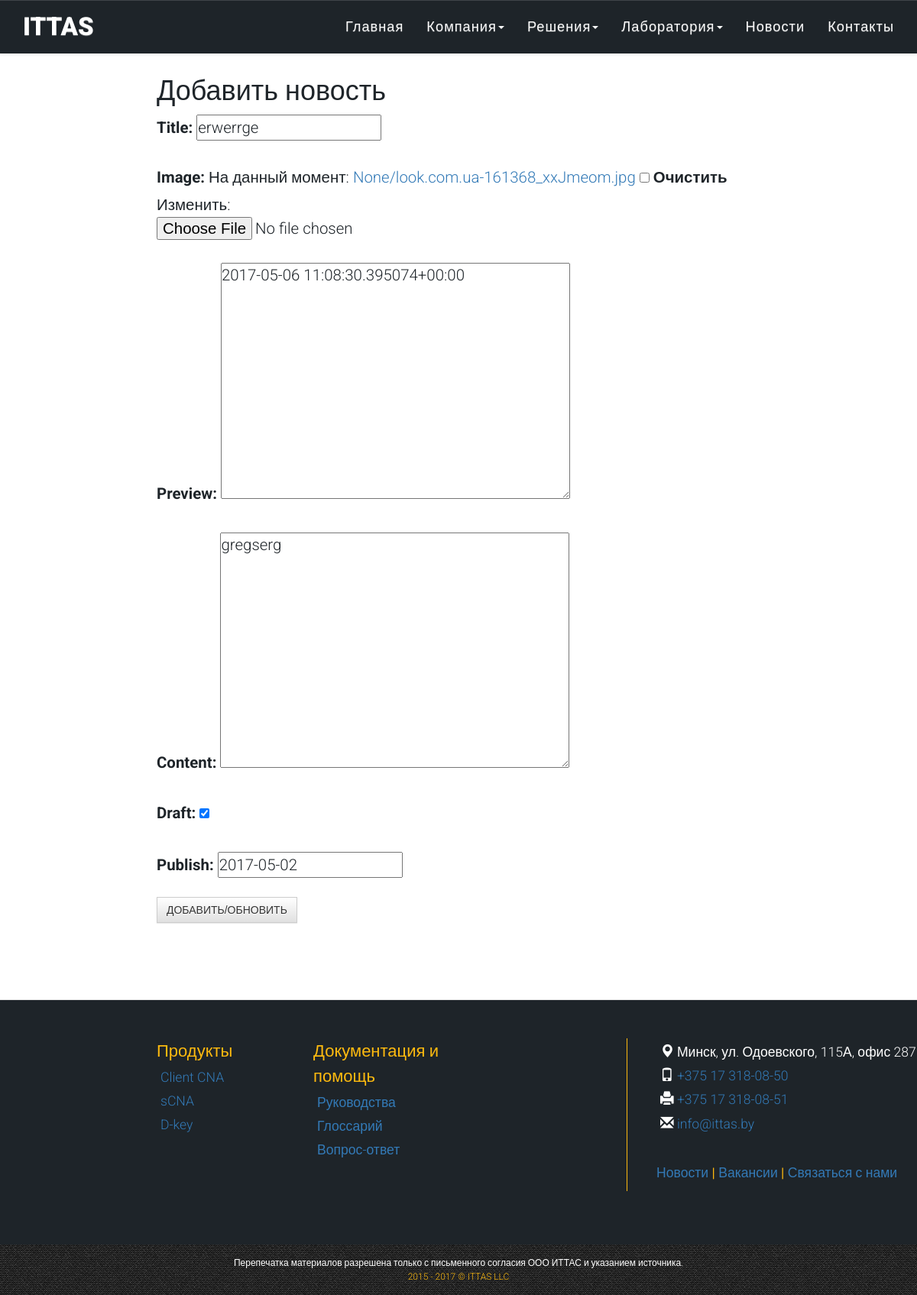
The page /news/erwerrge/edit/ (signed in) on the database as committed earlier.
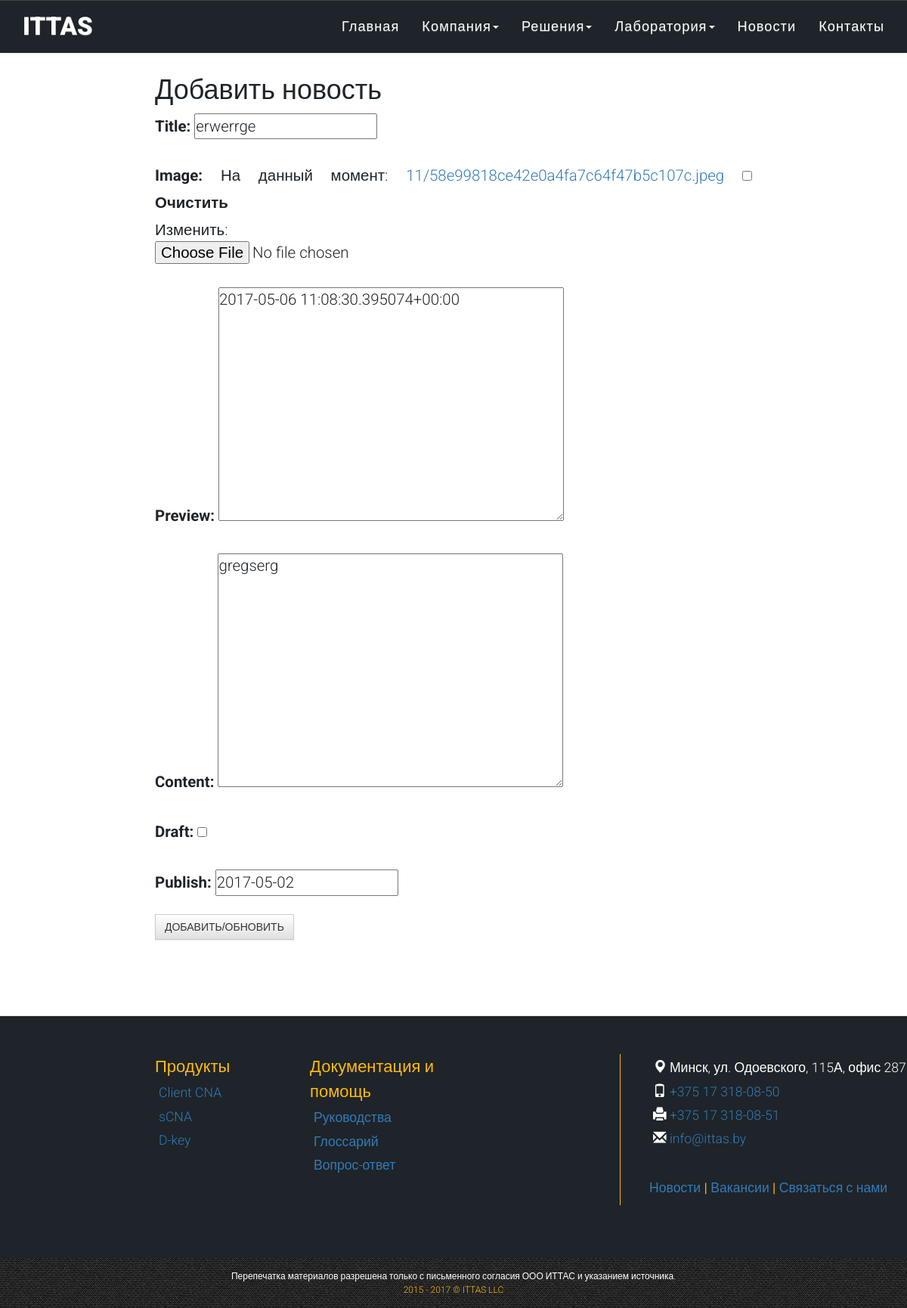
The same page on the database as committed later.
### news/models.py (models this page shows, shortened)
class Post(models.Model):
    user = models.ForeignKey(settings.AUTH_USER_MODEL, blank=True, null=True)
    title = models.CharField(max_length=120)
    preview = models.TextField(max_length=240)
    slug = models.SlugField(unique=True)
    image = models.ImageField(upload_to=upload_location,
                              null=True, blank=True,
                              height_field='height_field',
                              width_field='width_field')
    height_field = models.IntegerField(default=0)
    width_field = models.IntegerField(default=0)
    content = models.TextField()
    draft = models.BooleanField(default=False)
    publish = models.DateField(auto_now=False, auto_now_add=False)
    updated = models.DateTimeField(auto_now=True, auto_now_add=False)
    timestamp = models.DateTimeField(auto_now=False, auto_now_add=True)
    objects = PostManager()
    class Meta:
        ordering = ["-timestamp", "-updated"]

### news/views.py (the view)
# urls.py: url(r'^(?P<slug>[\w-]+)/edit/$', news_update, name='update'),
def news_update(request, slug=None):
    if not request.user.is_staff or not request.user.is_superuser:
        raise Http404
    instance = get_object_or_404(Post, slug=slug)
    form = PostForm(request.POST or None, request.FILES or None, instance=instance)
    if form.is_valid():
        instance = form.save(commit=False)
        instance.save()
        messages.success(request, "Запись успешно обновлена")
        return HttpResponseRedirect(instance.get_absolute_url())
    context = {
        "title": instance.title,
        "instance": instance,
        "form": form,
    }
    return render(request, "news/form_post.html", context)

### news/forms.py
class PostForm(forms.ModelForm):
    class Meta:
        model = Post
        fields = [
            "title",
            "image",
            "preview",
            "content",
            "draft",
            "publish",
        ]

### templates/news/form_post.html (shortened to what this page needs)
{% extends "news/news.html" %}
    {% block content %}
    <div class="row group group-lab group2 textdecor">
        <div class="col-sm-8 col-sm-offset-2 " style="margin-top: 50px">
        <h1>Добавить новость</h1>
        <form method="post" action="" enctype="multipart/form-data">
            {{ form.as_p }}
            <input type="submit" class="btn btn-default" value="Добавить/Обновить" />
        </form>
        </div>
    </div>
    {% endblock content %}

### templates/news/news.html (shortened to what this page needs)
{% load static %}
<!DOCTYPE html>
<html lang="ru">
<head>
    <link rel="stylesheet" href="https://maxcdn.bootstrapcdn.com/bootstrap/3.3.7/css/bootstrap.min.css">
    <link rel="stylesheet" href="https://maxcdn.bootstrapcdn.com/bootstrap/3.3.7/css/bootstrap-theme.min.css">
    <link href="https://maxcdn.bootstrapcdn.com/font-awesome/4.7.0/css/font-awesome.min.css" rel="stylesheet">
    <link rel="stylesheet" href="{% static "css/base.css" %}" />
    <link rel="stylesheet" href="{% static "css/responsive.css" %}" />
</head>
<body>
<div class="wrapper">
    {% include "menu.html" %}
        {% block content %}
        {% endblock content %}
    {% include "footer.html" %}
</div>
</body>
</html>

### templates/menu.html (shortened to what this page needs)
    <nav  class=" nim-menu navbar navbar-default navbar-fixed-top">
      <div class="container">
        <div class="navbar-header">
            <a class="navbar-brand" href="{% url 'mainpage' %}">ITTAS</a>
        </div>
        <div class="collapse navbar-collapse" id="bs-example-navbar-collapse-1">
          <ul class="nav navbar-nav navbar-right">
              <li><a href="{% url 'mainpage' %}">Главная</a></li>
              <li class ="parent"><a href="#" class="dropdown-toggle" data-toggle="dropdown">Компания<b class="caret"></b></a>
              </li>
              <li class ="parent"><a href="#" class="dropdown-toggle" data-toggle="dropdown">Решения<b class="caret"></b></a>
              </li>
              <li class ="parent"><a href="#" class="dropdown-toggle" data-toggle="dropdown">Лаборатория<b class="caret"></b></a>
              </li>
              <li><a href="/news/" title="Новости">Новости</a></li>
              <li><a href="{% url 'contacts' %}">Контакты</a></li>
          </ul>
        </div>
      </div>
    </nav>

### templates/footer.html
<div class="row footer">
        <div class="col-lg-2 col-lg-offset-2 col-md-3 col-md-offset-1 col-sm-2 col-sm-offset-1 col-xs-4 col-xs-offset-1">
            <p>Продукты</p>
            <ul>
                <li><a href="/solutions/cna" title="Client CNA">Client CNA</a></li>
                <li><a href="/solutions/scna" title="sCNA">sCNA</a></li>
                <li><a href="/solutions/d-key" title="D-key">D-key</a></li>
            </ul>
        </div>
        <div class="col-lg-2 col-md-3 col-sm-2 col-xs-5 ">
            <p>Документация и помощь</p>
            <ul>
                <li><a href="#" title="Руководства">Руководства</a></li>
                <li><a href="#" title="Глоссарий">Глоссарий</a></li>
                <li><a href="#" title="Вопрос-ответ">Вопрос-ответ</a></li>
            </ul>
        </div>
        <div class="col-lg-4 col-lg-offset-2 col-md-5 col-md-offset-0 col-sm-6 col-sm-offset-1 col-xs-10 col-xs-offset-1">
            <div class="footer-padd">
                <div class="footer-line">
            <ul>
                <li><span class="glyphicon glyphicon-map-marker"></span> Минск, ул. Одоевского, 115А, офис 287</li>
                <li><span class="glyphicon glyphicon-phone"></span> <a href="tel:+375173180850">+375 17 318-08-50</a></li>
                <li><span class="glyphicon glyphicon-print"></span> <a href="fax:+375173180850">+375 17 318-08-51</a></li>
                <li><span class="glyphicon glyphicon-envelope"></span> <a href="mailto:info@ittas.by">info@ittas.by</a></li>
            </ul><br>
            <span class="footer-sub-menu"><a href="/news" title="Новости">Новости</a> | <a href="/vacancies/" title=Вакансии>Вакансии</a> |
                <a href="/contacts" title="Контакты">Связаться с нами</a></span>
                </div>
            </div>
        </div>
</div>
<div class="row ext-footer">
    <p>Перепечатка материалов разрешена только с письменного согласия ООО ИТТАС и указанием источника.<br><span>2015 - 2017 © ITTAS LLC </span></p>
</div>

### static/css/base.css (style rules this page uses)
* { padding: 0; margin: 0; vertical-align: baseline; }
html { -webkit-font-smoothing:antialiased; }
body,div,dl,dt,dd,ul,ol,li,h1,h2,h3,h4,h5,h6,pre,form,fieldset,p,blockquote,hr,th,td { margin:0; padding:0; }
body { color: #fff; font: normal 22px "Roboto", "Helvetica Neue", Helvetica, Arial, sans-serif; font-weight: 300; background-color: #eee !important; overflow-x: hidden; line-height: 1.5; text-rendering: optimizeLegibility !important; -webkit-font-smoothing: antialiased !important; min-width: 480px; }
p { font-size:0.93em; }
a { text-decoration: none !important; transition:all 0.3s linear; -webkit-transition:all 0.3s linear; -moz-transition:all 0.3s linear; -ms-transition:all 0.3s linear; -o-transition:all 0.3s linear; }
ul { list-style: none; margin: 0; padding:0; }
.wrapper { width:100%; height:100%; position:relative; }
h1, h2, h3, h4, h5, h6, .h1, .h2, .h3, .h4, .h5, .h6 { font-family: 'Roboto', sans-serif; margin: 0; }
.btn { font-size: 14px; font-family: 'Source Sans Pro', sans-serif; text-transform: uppercase; border-radius: 0; }
.nim-menu { padding: 10px 10px 0 10px; transition: all 0.8s; background:#1E2429; border-bottom:none; transition:all 0.4s ease-in; -webkit-transition:all 0.4s ease-in; -moz-transition:all 0.4s ease-in; -ms-transition:all 0.4s ease-in; }
@media (min-width: 768px) { .navbar-nav>li>a { padding-bottom: 25px !important; } }
.nim-menu a.navbar-brand { text-transform: uppercase; font-size: 1.5em; font-weight: 900; color:#fff; }
.nim-menu.navbar-default .navbar-nav > li > a { color: #fafafa; letter-spacing: 1px; font-size:.83em; //text-shadow:1px 0px rgba(0,0,0,0.5); }
li.parent { position: static; }
.navbar-fixed-top .navbar-collapse { max-height: none; }
.footer { min-height: 320px; background: #1E2429; }
.footer p { padding: 50px 0 0 0; font-size: 1em; font-weight: 500; color: #feba0f; }
.footer li { font-size: 0.8em; padding: 5px 0 0 5px; }
.footer-padd { height: 250px; padding-top: 30px; overflow: hidden; }
.footer-line { border-left: 1px ridge #feba0f; height: 262px; padding-left: 10%; margin-top: 20px; }
.footer-sub-menu { color: #feba0f; font-weight: 400; font-size: 0.8em; }
.ext-footer { background-image: url(../images/counter-bg.png); }
.ext-footer p { text-align: center; font-size: 12px; padding: 15px 0 15px; }
.ext-footer span { color: #feba0f; }
.group { background: #fff; color: #1E2429; padding-top: 100px; padding-bottom: 100px; }
.group-lab { padding-top: 50px; padding-bottom: 100px; }
.row.group { border-bottom: 1px solid #e2e2e2; }
.group p { padding-top: 10px; }
.group.textdecor p { padding-bottom: 20px; text-align: justify; overflow: hidden; }

Rows that differ between the two databases and show on the page:
changed Post "erwerrge": draft "☑" → "☐"
Other text that changed with them:
text no longer shown: "Title: Image: На данный момент: None/look.com.ua-161368_xxJmeom.jpg Очистить Изменить: Preview: Content: Draft: Publish:"
text now shown: "Title: Image: На данный момент: 11/58e99818ce42e0a4fa7c64f47b5c107c.jpeg Очистить Изменить: Preview: Content: Draft: Publish:"
